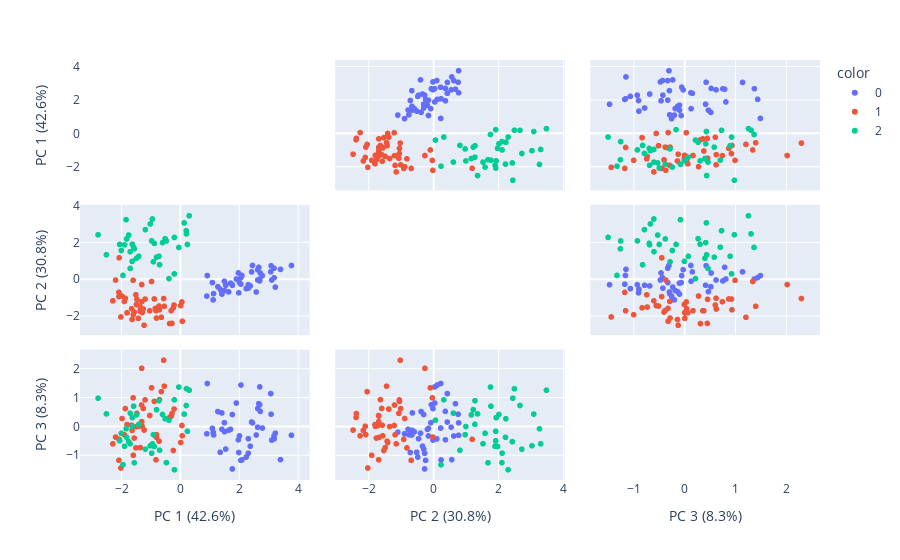

The cell this chart's notebook holds for it:
### Markdown cell above
### Scoreplot Matrix

### Code cell
labels = {
    str(i): f"PC {i+1} ({var:.1f}%)"
    for i, var in enumerate(pca3.explained_variance_ratio_ * 100)
}

fig = px.scatter_matrix(
    pca3_results,
    labels=labels,
    dimensions=range(3),
    color=scaled_df['cultivator']
)
fig.update_traces(diagonal_visible=False)

fig.show()
